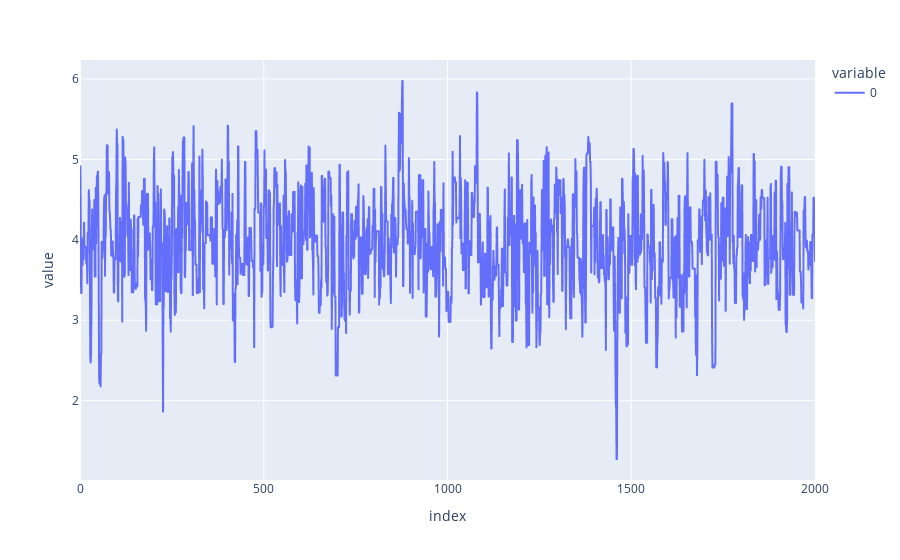

The notebook cell saved with this chart:
### Code cell
px.line(mus[500:])

### Figure 1 — Plotly figure (JSON) as saved in the notebook; plotly's stock layout.template omitted (floating-point values rounded to 4 significant figures; data arrays with more than 128 entries replaced by an {"elided": "..."} marker saying what was removed)
{"data": [{"hovertemplate": "variable=0<br>index=%{x}<br>value=%{y}<extra></extra>", "legendgroup": "0", "line": {"color": "#636efa", "dash": "solid"}, "mode": "lines", "name": "0", "showlegend": true, "type": "scattergl", "x": {"elided": "2001 int values"}, "xaxis": "x", "y": {"elided": "2001 float values"}, "yaxis": "y"}], "layout": {"legend": {"title": {"text": "variable"}, "tracegroupgap": 0}, "margin": {"t": 60}, "xaxis": {"anchor": "y", "domain": [0, 1], "title": {"text": "index"}}, "yaxis": {"anchor": "x", "domain": [0, 1], "title": {"text": "value"}}}}
